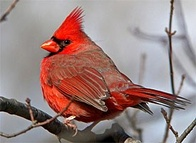
#> input picture cardinal1.jpg, 196 x 143 px, shrunk from 275 x 200 before the run
$ python hw2.py
#> lines starting #> are read from the running program, lines starting #| are printed output that depends on the picture
"""
Title: CMPE 465 HW2
Author: Ahmet Cemal Sert
"""

from cv2 import cv2
import numpy as np


# The function that reads given image and calls the showImage function to display it
# Returns the image that has been read
def readImage(image):
    image = cv2.imread(image)
    return image


# This function makes the given image a grayscale image
# Displays the grayscale image
# Returns grayscale image
def makeImageGrayscale(image):
    grayScaleImage = cv2.cvtColor(image, cv2.COLOR_BGR2GRAY)
    return grayScaleImage


def applySobel(image):

        # Creates vertical and horizontal mask as described in the pdf using numpy
        sobelKernel_x = np.array([[-1, 0, 1], [-2, 0, 2], [-1, 0, 1]])
        sobelKernel_y = np.array([[1, 2, 1], [0, 0, 0], [-1, -2, -1]])

        # Applies masks to the image horizontally and vertically
        sobelGradient_x = cv2.filter2D(image, -1, sobelKernel_x)
        sobelGradient_y = cv2.filter2D(image, -1, sobelKernel_y)

        # Combines the image and masks using bitwise operator or
        sobelApplied = cv2.bitwise_or(sobelGradient_x,sobelGradient_y)


        return sobelApplied


# Main function that calls all the other functions
def main():

    # Reads images into variables
    cardinal1 = readImage("cardinal1.jpg")
#> in readImage, image is the input picture: shape (143, 196, 3); mean B, G, R 128, 130.2, 154.3
    cardinal2 = readImage("cardinal2.jpg")
#> call 2 of readImage, with image = 'cardinal2.jpg'
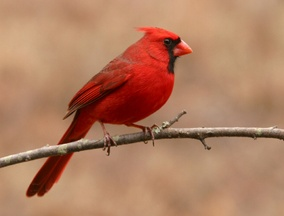
#> input picture cardinal2.jpg, 284 x 216 px, shrunk from 398 x 302 before the run
#> in readImage, image is the input picture: shape (216, 284, 3); mean B, G, R 97.7, 125.9, 175.5
    panda1 = readImage("panda1.jpg")
#> call 3 of readImage, with image = 'panda1.jpg'
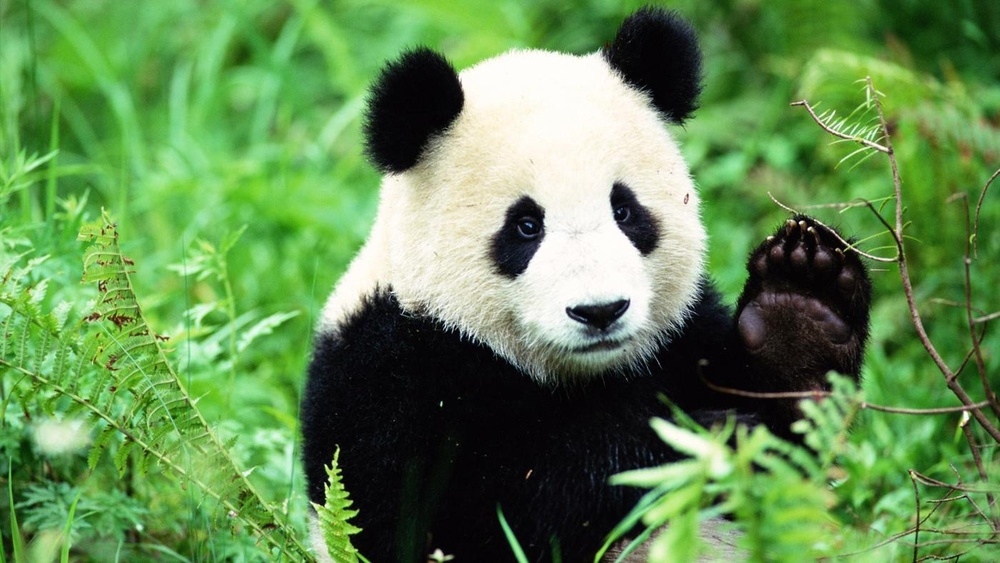
#> input picture panda1.jpg, 1000 x 563 px, shrunk from 1400 x 788 before the run
#> in readImage, image is the input picture: shape (563, 1000, 3); mean B, G, R 81.5, 139.5, 98.2
    panda2 = readImage("panda2.jpg")
#> call 4 of readImage, with image = 'panda2.jpg'
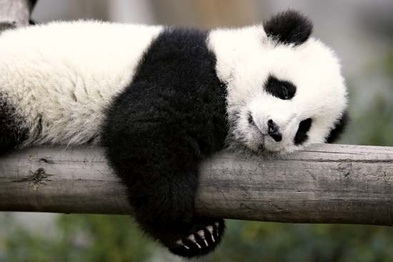
#> input picture panda2.jpg, 393 x 262 px, shrunk from 550 x 367 before the run
#> in readImage, image is the input picture: shape (262, 393, 3); mean B, G, R 102.3, 111.3, 114.2

    # Makes images grayscale and assigns into variables
    grayScaleCardinal1 = makeImageGrayscale(cardinal1)
    grayScaleCardinal2 = makeImageGrayscale(cardinal2)
#> in makeImageGrayscale (call 2), `grayScaleImage = cv2.cvtColor(image, cv2.COLOR_BGR2GRAY)`:
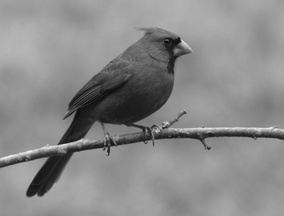
#> grayScaleImage: shape (216, 284); min 9, max 244, mean 137.5
    grayScalePanda1 = makeImageGrayscale(panda1)
#> in makeImageGrayscale (call 3), `grayScaleImage = cv2.cvtColor(image, cv2.COLOR_BGR2GRAY)`:
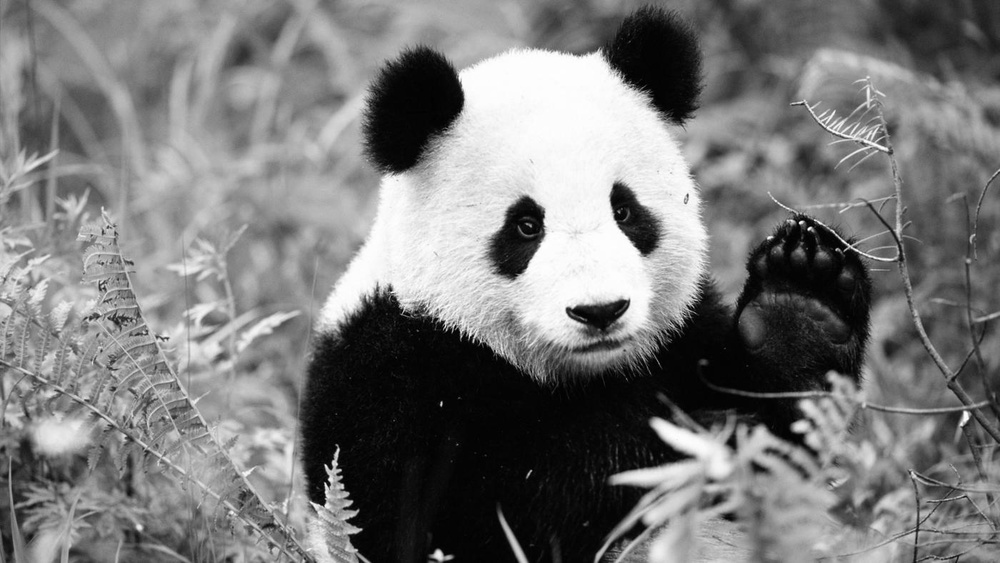
#> grayScaleImage: shape (563, 1000); min 0, max 255, mean 120.5
    grayScalePanda2 = makeImageGrayscale(panda2)


    sobelAppliedGrayScaleCardinal1 = applySobel(grayScaleCardinal1)
    cv2.imshow("Sobel Applied Cardinal1",grayScaleCardinal1)


    sobelAppliedGrayScaleCardinal2 = applySobel(grayScaleCardinal2)
    cv2.imshow("Sobel Applied Cardinal2",grayScaleCardinal2)


    sobelAppliedGrayScalePanda1 = applySobel(grayScalePanda1)
#> in applySobel (call 3), `sobelApplied = cv2.bitwise_or(sobelGradient_x,sobelGradient_y)`:
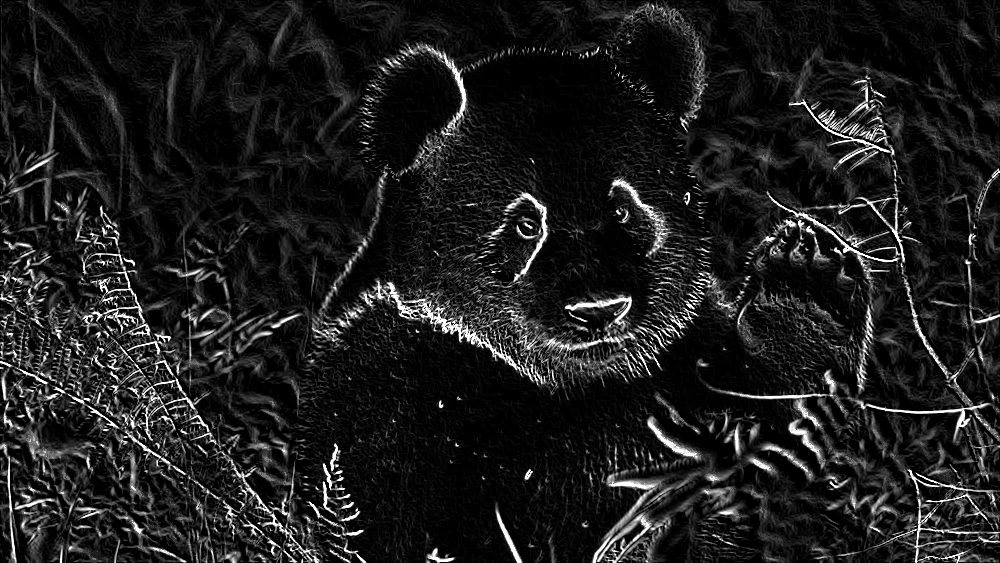
#> sobelApplied: shape (563, 1000); min 0, max 255, mean 29.1
    cv2.imshow("Sobel Applied Panda1",grayScalePanda1)


    sobelAppliedGrayScalePanda2 = applySobel(grayScalePanda2)
#> in applySobel (call 4), `sobelApplied = cv2.bitwise_or(sobelGradient_x,sobelGradient_y)`:
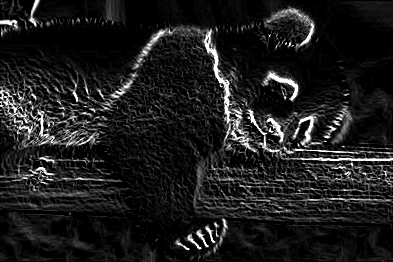
#> sobelApplied: shape (262, 393); min 0, max 255, mean 29
    cv2.imshow("Sobel Applied Panda2",grayScalePanda2)

main()

cv2.waitKey(0) #Prevents the window to close immediately
cv2.destroyAllWindows
